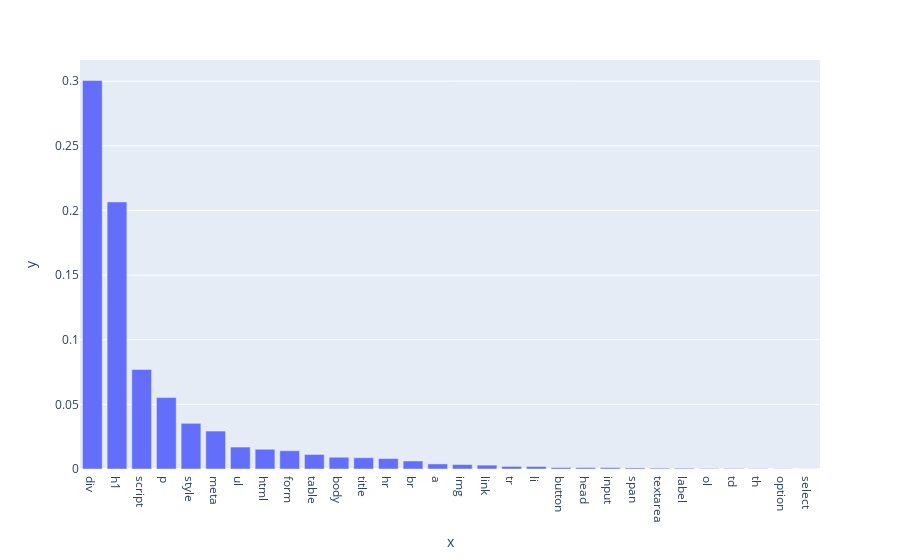

This figure's notebook cell:
### Code cell
import numpy as np

with torch.no_grad():
    proba = model(model.to_tokens("<html>\n<head>...</head><body>\n<")).softmax(dim=-1)

html_tags = np.array(['div', 'h1', 'p', 'a', 'img', 'ul', 'li', 'ol', 'table', 'tr', 'td', 'th', 'form', 'input', 'button', 'label', 'select', 'option', 'textarea', 'span', 'br', 'hr', 'link', 'style', 'script', 'meta', 'title', 'head', 'html', 'body'])
html_tags_tokens = model.to_tokens(html_tags)[:, 1]

sort_idx = proba[0, -1, html_tags_tokens].argsort(descending=True).cpu().numpy()
px.bar(x=html_tags[sort_idx], y=proba[0, -1, html_tags_tokens][sort_idx].cpu().numpy())

### Figure 1 — Plotly figure (JSON) as saved in the notebook; plotly's stock layout.template omitted (floating-point values rounded to 4 significant figures)
{"data": [{"alignmentgroup": "True", "hovertemplate": "x=%{x}<br>y=%{y}<extra></extra>", "legendgroup": "", "marker": {"color": "#636efa", "pattern": {"shape": ""}}, "name": "", "offsetgroup": "", "orientation": "v", "showlegend": false, "textposition": "auto", "type": "bar", "x": ["div", "h1", "script", "p", "style", "meta", "ul", "html", "form", "table", "body", "title", "hr", "br", "a", "img", "link", "tr", "li", "button", "head", "input", "span", "textarea", "label", "ol", "td", "th", "option", "select"], "xaxis": "x", "y": [0.3006, 0.2066, 0.07698, 0.05528, 0.03534, 0.02935, 0.01698, 0.01529, 0.01414, 0.01127, 0.009106, 0.008724, 0.008088, 0.006203, 0.003932, 0.003475, 0.003011, 0.002027, 0.00194, 0.001134, 0.001086, 0.001041, 0.0008075, 0.0006414, 0.0006011, 0.0004194, 0.0004166, 0.0002514, 0.0001357, 3.621e-05], "yaxis": "y"}], "layout": {"barmode": "relative", "legend": {"tracegroupgap": 0}, "margin": {"t": 60}, "xaxis": {"anchor": "y", "domain": [0, 1], "title": {"text": "x"}}, "yaxis": {"anchor": "x", "domain": [0, 1], "title": {"text": "y"}}}}
